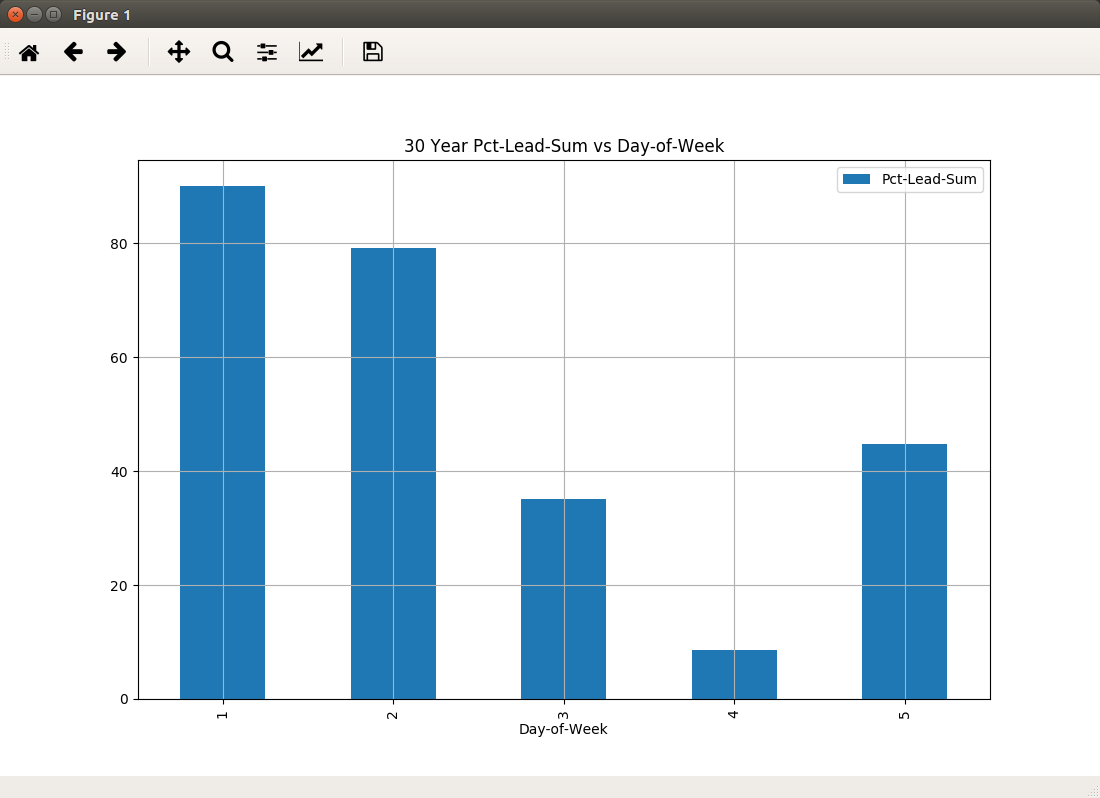

Write Python code to recreate this figure.
"""
dow_hist.py

This script should create a visualization of pctlead vs Day of Week AKA dow:

Demo:
~/anaconda3/bin/python dow_hist.py
"""

import matplotlib
import matplotlib.pyplot as plt
import pandas as pd

# I should get dates and prices.
csv_df      = pd.read_csv('http://www.spy611.com/csv/allpredictions.csv')
cdate_cp_df = csv_df.copy()[['cdate','cp']]

# I should compute pctlead:
cdate_cp_df['pctlead'] = (100.0 * (cdate_cp_df.cp.shift(-1) - cdate_cp_df.cp) / cdate_cp_df.cp).fillna(0)

# I should compute dow:
dt_sr = pd.to_datetime(cdate_cp_df.cdate)
dow_l = [int(dt.strftime('%w')) for dt in dt_sr]
cdate_cp_df['dow'] = dow_l

# Over the past 30 years I should collect pctlead vs dow:
yr30_i                 = 252 * 30
cdate_dow_pctlead_df   = cdate_cp_df.iloc[-yr30_i:][['cdate','pctlead','dow']]
dow_pctlead_df         = cdate_dow_pctlead_df[['pctlead','dow']]
dow_pctlead_df.columns = ['Pct-Lead-Sum','Day-of-Week']

# I should groupby dow and compute sum():
dow_gb_df = dow_pctlead_df.groupby('Day-of-Week').sum()
print(dow_gb_df)

dow_gb_df.plot.bar(title="30 Year Pct-Lead-Sum vs Day-of-Week", figsize=(11,7))
plt.grid(True)
plt.show()

'bye'
